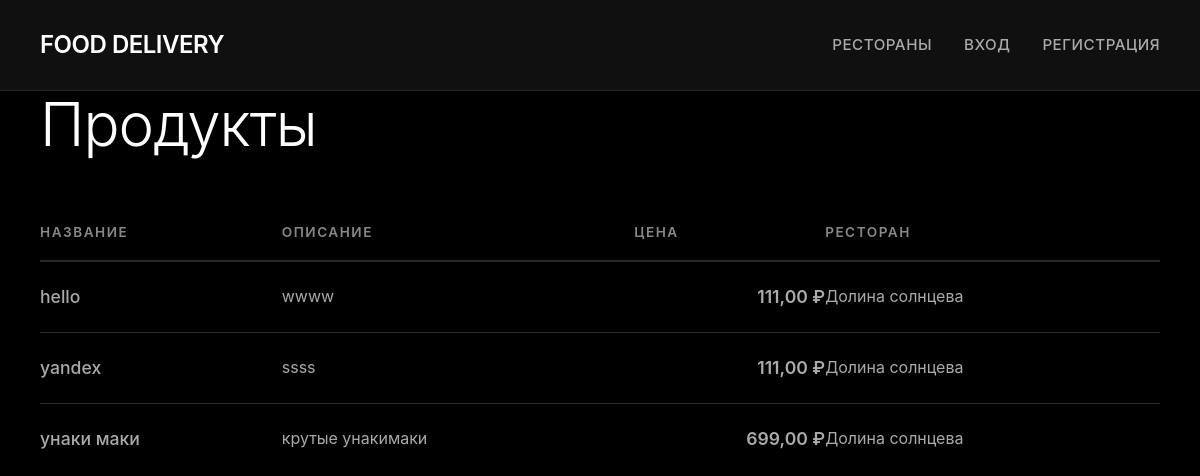
/products/, run on an earlier commit of the app's database.
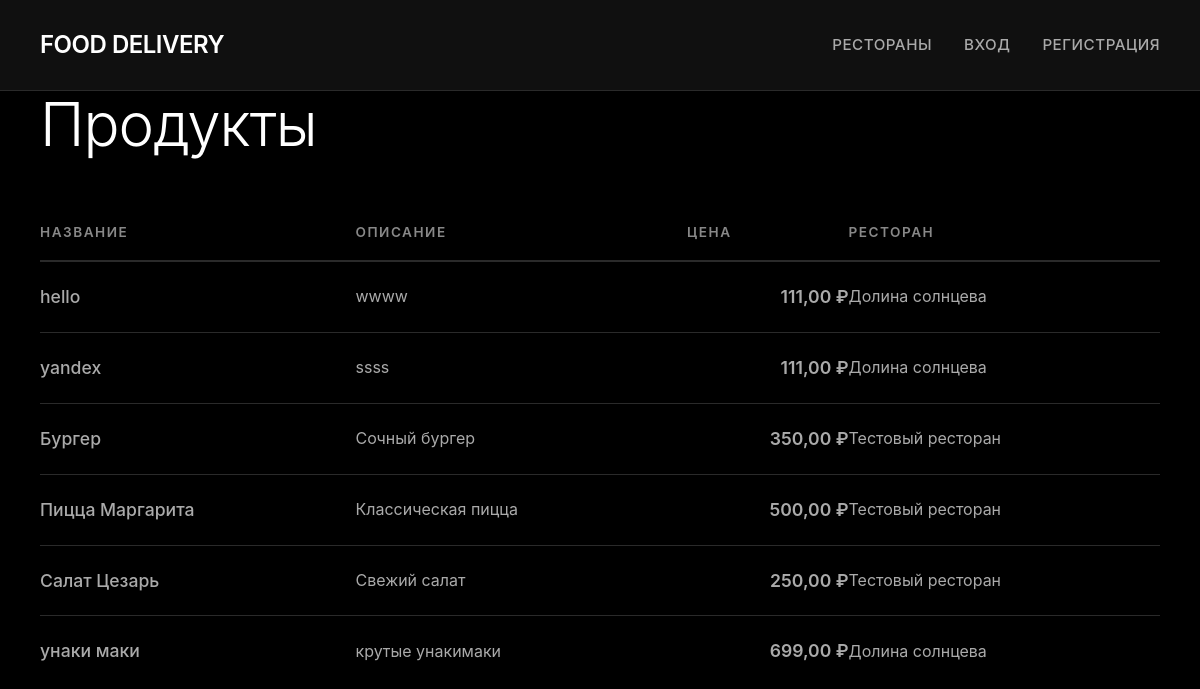
And on a later commit of the database.
### app/models.py (models this page shows, shortened)
class Product(models.Model):
    name = models.CharField(max_length=200, verbose_name="Название")
    description = models.TextField(verbose_name="Описание")
    price = models.DecimalField(max_digits=10, decimal_places=2, verbose_name="Цена")
    restaurant = models.ForeignKey(Restaurant, on_delete=models.CASCADE, verbose_name="Ресторан")
    created_at = models.DateTimeField(auto_now_add=True, verbose_name="Дата создания")
    history = HistoricalRecords()
    class Meta:
        verbose_name = "Продукт"
        verbose_name_plural = "Продукты"
        ordering = ['name']

class Restaurant(models.Model):
    name = models.CharField(max_length=200, verbose_name="Название")
    address = models.CharField(max_length=300, verbose_name="Адрес")
    phone = models.CharField(max_length=20, verbose_name="Телефон")
    owner = models.ForeignKey(User, on_delete=models.CASCADE, verbose_name="Владелец")
    created_at = models.DateTimeField(auto_now_add=True, verbose_name="Дата создания")
    history = HistoricalRecords()
    class Meta:
        verbose_name = "Ресторан"# Единственное число
        verbose_name_plural = "Рестораны"# Множественное число
        ordering = ['name']# Сортировка по умолчанию

### app/views.py (the view)
# urls.py: path('products/', views.product_list, name='product_list'),
def product_list(request):
    products = Product.objects.all().select_related('restaurant')
    cart_items_count = get_cart_items_count(request)
    return render(request, 'product_list.html', {
        'products': products,
        'cart_items_count': cart_items_count
    })

### app/views.py (called while the page is built)
def get_cart_items_count(request):
    cart = request.session.get('cart', {})
    return sum(cart.values())

### app/templates/product_list.html (shortened to what this page needs)
{% load static %}
<!DOCTYPE html>
<html lang="ru">
<head>
    <link rel="stylesheet" href="{% static 'style.css' %}">
</head>
<body>
    <div class="header">
        <div class="container">
            <a href="{% url 'index' %}" class="logo">FOOD DELIVERY</a>
            <nav class="nav">
                <a href="{% url 'index' %}">Рестораны</a>
                {% if user.is_authenticated %}
                <a href="{% url 'orders' %}">Мои заказы</a>
                <a href="{% url 'product_list' %}">Продукты</a>
                <a href="{% url 'cart' %}" class="cart-link">
                    Корзина{% if cart_items_count > 0 %} ({{ cart_items_count }}){% endif %}
                </a>
                <a href="{% url 'logout' %}">Выход ({{ user.username }})</a>
                {% else %}
                <a href="{% url 'login' %}">Вход</a>
                <a href="{% url 'register' %}">Регистрация</a>
                {% endif %}
            </nav>
        </div>
    </div>
    <div class="container">
        <div style="display: flex; justify-content: space-between; align-items: center; margin-bottom: 32px;">
            <h1>Продукты</h1>
        </div>
        {% if products %}
        <table class="order-items-table">
            <thead>
                <tr>
                    <th>Название</th>
                    <th>Описание</th>
                    <th>Цена</th>
                    <th>Ресторан</th>
                </tr>
            </thead>
            <tbody>
                {% for product in products %}
                <tr>
                    <td class="item-name">{{ product.name }}</td>
                    <td style="color: #aaa; max-width: 300px;">{{ product.description|truncatewords:10 }}</td>
                    <td class="item-price">{{ product.price }} ₽</td>
                    <td>{{ product.restaurant.name }}</td>
                </tr>
                {% endfor %}
            </tbody>
        </table>
        {% endif %}
    </div>
</body>
</html>

### app/static/style.css (style rules this page uses)
:root { --black: #000000; --black-light: #0a0a0a; --gray-dark: #111111; --gray-medium: #1a1a1a; --gray-border: #2a2a2a; --gray-text: #888888; --gray-light: #aaaaaa; --white: #ffffff; --white-dark: #f5f5f5; --transition: all 0.4s cubic-bezier(0.4, 0, 0.2, 1); --shadow: 0 8px 32px rgba(0, 0, 0, 0.4); --shadow-hover: 0 16px 48px rgba(255, 255, 255, 0.08); }
* { margin: 0; padding: 0; box-sizing: border-box; }
html { scroll-behavior: smooth; }
body { font-family: 'Inter', -apple-system, BlinkMacSystemFont, 'Segoe UI', 'Roboto', 'Helvetica Neue', Arial, sans-serif; background: var(--black); color: var(--white); line-height: 1.7; padding: 0; margin: 0; font-size: 16px; -webkit-font-smoothing: antialiased; -moz-osx-font-smoothing: grayscale; }
.container { max-width: 1400px; margin: 0 auto; padding: 0 40px; }
.header { background: var(--gray-dark); border-bottom: 1px solid var(--gray-border); position: sticky; top: 0; z-index: 100; backdrop-filter: blur(10px); background: rgba(17, 17, 17, 0.95); }
.header .container { display: flex; justify-content: space-between; align-items: center; padding: 24px 40px; }
.logo { font-size: 1.5rem; font-weight: 600; letter-spacing: -0.5px; color: var(--white); text-decoration: none; }
.nav { display: flex; gap: 32px; align-items: center; }
.nav a { color: var(--gray-light); text-decoration: none; font-size: 0.95rem; font-weight: 500; letter-spacing: 0.5px; text-transform: uppercase; transition: var(--transition); position: relative; padding: 8px 0; }
.nav a::after { content: ''; position: absolute; bottom: 0; left: 0; width: 0; height: 2px; background: var(--white); transition: var(--transition); }
h1 { font-size: clamp(2.5rem, 5vw, 4rem); font-weight: 300; letter-spacing: -1px; line-height: 1.1; margin-bottom: 16px; color: var(--white); }
.order-items-table { width: 100%; border-collapse: collapse; margin-top: 32px; }
.order-items-table thead { border-bottom: 2px solid var(--gray-border); }
.order-items-table th { text-align: left; padding: 16px 0; font-size: 0.85rem; text-transform: uppercase; letter-spacing: 1.5px; color: var(--gray-text); font-weight: 600; }
.order-items-table td { padding: 20px 0; border-bottom: 1px solid var(--gray-border); color: var(--gray-light); }
.order-items-table tbody tr:last-child td { border-bottom: none; }
.item-name { font-size: 1.1rem; color: var(--white); font-weight: 500; }
.item-price { text-align: right; font-weight: 600; font-size: 1.1rem; color: var(--white); }

What changed in the data, as far as the page shows it:
added Product: name "Бургер", description "Сочный бургер", price "350,00", restaurant.name "Тестовый ресторан"
added Product: name "Пицца Маргарита", description "Классическая пицца", price "500,00", restaurant.name "Тестовый ресторан"
added Product: name "Салат Цезарь", description "Свежий салат", price "250,00", restaurant.name "Тестовый ресторан"
